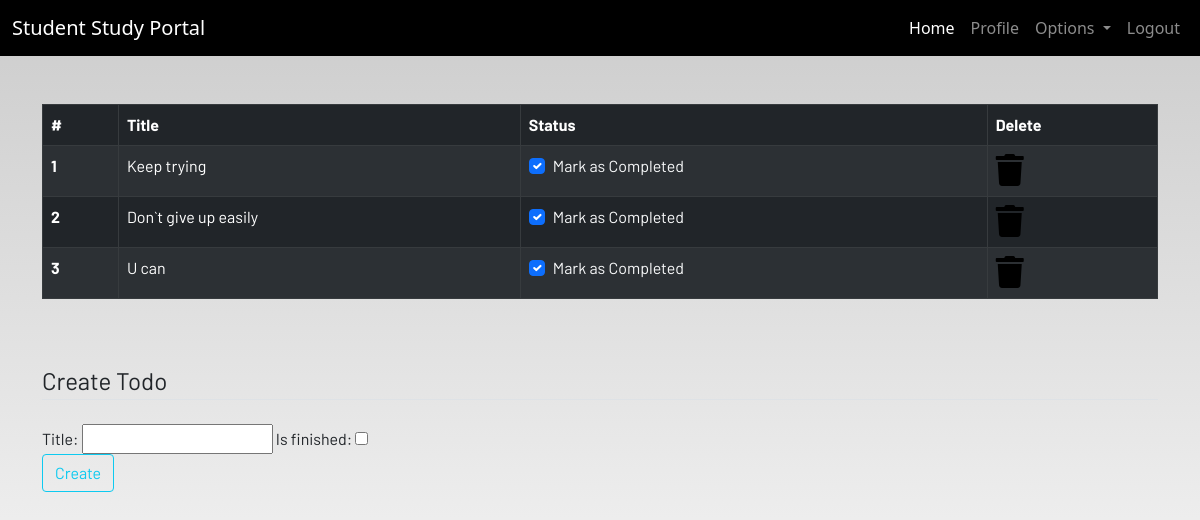
The app's page /todo (signed in) with its own data.
### dashboard/models.py (models this page shows, shortened)
class Todo(models.Model):
    user = models.ForeignKey(User, on_delete=models.CASCADE)
    title = models.CharField(max_length=100)
    is_finished = models.BooleanField(default=False)

### dashboard/views.py (the view)
# urls.py: path('todo',views.todo,name="todo"),
@login_required
def todo(request):
    if request.method == 'POST':  # if req is post then create a todo form
        form = TodoForm(request.POST)
        if form.is_valid():
            try:
                finished = request.POST["is_finished"]
                if finished == "on":
                    finished = True
                else:
                    finished = False
            except:
                finished = False
            todos = Todo(    # is an object
                user = request.user,
                title = request.POST["title"],
                is_finished = finished
            ) # after passing we going to save
            todos.save()
            messages.success(request,f"Todo added from {request.user.username}!!")
    else:
        form = TodoForm()
    todo = Todo.objects.filter(user=request.user)
    if len(todo) == 0:
        todos_done = True
    else:
        todos_done = False
    context = {
        'todos':todo,
        'form':form,
        'todos_done':todos_done
        }
    return render(request,'dashboard/todo.html',context)

### dashboard/forms.py
class TodoForm(forms.ModelForm):
    class Meta:
        model = Todo
        fields = ['title','is_finished']

### dashboard/templates/dashboard/todo.html (shortened to what this page needs)
{% extends 'dashboard/index.html' %}
{% load static %}
{% block content %}
<div class="container">
    {% if not todos_done %}
    <table class="table table-striped table-bordered table-hover table-dark">
        <thead>
            <tr>
                <th scope="col">#</th>
                <th scope="col">Title</th>
                <th scope="col">Status</th>
                <th scope="col">Delete</th>
            </tr>
        </thead>
        <tbody>
            {% for todo in todos%}
            <tr>
                <th scope="row">{{forloop.counter}}</th>
                <td>{{todo.title}}</td>
                <td>
                    <a href="{% url 'update-todo' todo.id %}">
                        <div class="form-check">
                            {% if todo.is_finished == True %}
                            <input class="form-check-input" type="checkbox" value="" checked>
                            {% else %}
                            <input class="form-check-input" type="checkbox" value="">
                            {% endif %}
                            <label class="form-check-label text-light" for="flexCheckDefault">
                                Mark as Completed
                            </label>
                        </div>
                    </a>
                </td>
                <td><a href="{% url 'delete-todo' todo.id %}"><i class="fa fa-trash fa-2x"></i></a></td>
            </tr>
            {% endfor %}
        </tbody>
    </table>
    {% else %}
    <h4>All tasks have been done!! create to add more</h4>
    {% endif %}
</div><br><br>
<div class="container">
    <form method="POST">
        <fieldset class="form-group">
            <legend class="border-bottom mb-4">Create Todo</legend>
            {{form}}
        </fieldset>
        <div class="form-group">
            <button href="" class="btn btn-outline-info" type="submit">
                Create
            </button>
        </div>
    </form>
</div>
{% endblock content %}

### static/css/main.css (style rules this page uses)
html { scroll-behavior: smooth; height: 100%; width: 100%; }
a { text-decoration: none !important; color: black; }
html, body { max-width: 100%; overflow-x: hidden; height: 100%; width: 100%; }
body { background: linear-gradient(rgba(0, 0, 0, 0.2), rgba(255, 255, 255, 0.5)); overflow-x: hidden; background-repeat: no-repeat; }
.fa { color: black; }

### records on screen
Todo: title "Keep trying"
Todo: title "Don`t give up easily"
Todo: title "U can"
